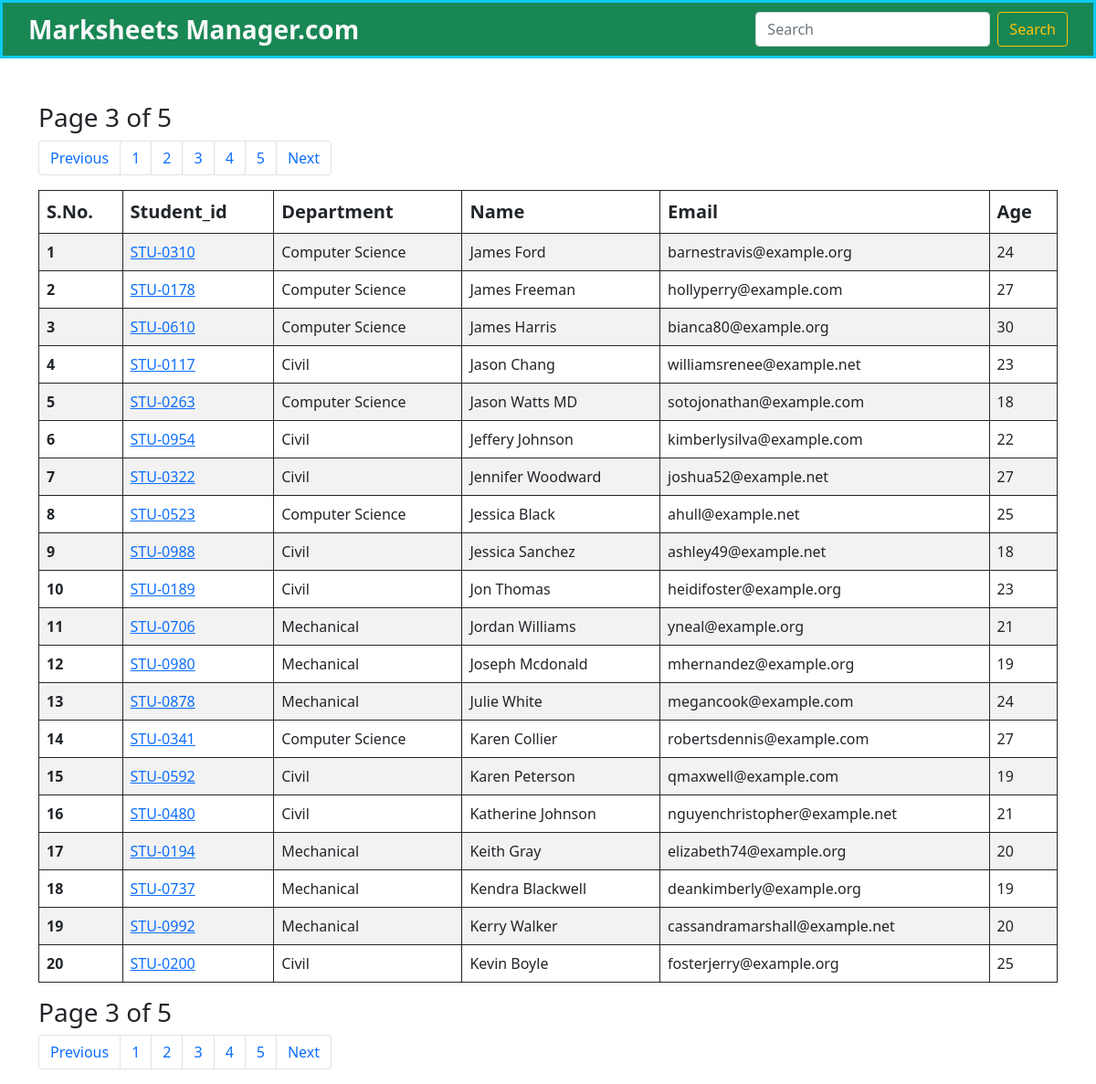
/?page=3, run on the app's committed database.
### ReportCard/models.py (models this page shows, shortened)
class Student(models.Model):
    department = models.ForeignKey(Department,related_name='depart',on_delete=models.CASCADE)
    student_id = models.OneToOneField(StudentId,related_name='studentid',on_delete=models.CASCADE)
    student_name = models.CharField(max_length=100)
    student_email = models.EmailField(unique=True)
    student_age = models.IntegerField(default=18)
    student_address = models.TextField()
    class Meta:
        ordering=['student_name']
        verbose_name = "student"

class StudentId(models.Model):
    student_id = models.CharField(max_length=100)
    def __str__(self):
        return self.student_id

class Department(models.Model):
    department = models.CharField(max_length=100)
    def __str__(self):
        return self.department
    class Meta:
        ordering=['department']

### ReportCard/views.py (the view, shortened to what this page needs)
# urls.py: path('',views.index,name='index'),
def index(request):
    queryset = Student.objects.all()
    if request.method == "GET":
        search = request.GET.get('search')
    paginator = Paginator(queryset, 20)
    page_number = request.GET.get('page')
    final_Data = paginator.get_page(page_number)
    total_page = final_Data.paginator.num_pages
    data={
        'info':final_Data,
        'lastpage':total_page,
        'pagelist':[n+1 for n in range(total_page)]
}
    return render(request,'index.html',data)

### templates/index.html (shortened to what this page needs)
<!DOCTYPE html>
<html lang="en">
  <head>
    <link href="https://cdn.jsdelivr.net/npm/bootstrap@5.0.2/dist/css/bootstrap.min.css" rel="stylesheet" />
  </head>
  <body>
    <nav class="navbar bg-body-tertiary bg-success border border-3 border-info">
      <div class="container-fluid mx-3">
        <b><a class="navbar-brand fs-3 text-light">Marksheets Manager.com</a></b>
        <form class="d-flex" role="search" method="get">
          <input class="form-control me-2" type="search" name="search" placeholder="Search" aria-label="Search" />
          <button class="btn btn-outline-warning" type="submit">Search</button>
        </form>
      </div>
    </nav>
    <div class="container mt-5">
      <h3>Page {{ info.number }} of {{ lastpage }}</h3>
      <nav aria-label="Page navigation example">
        <ul class="pagination">
          {% if info.has_previous %}
            <li class="page-item">
              <a class="page-link" href="/?page={{ info.previous_page_number }}">Previous</a>
            </li>
          {% endif %}
          {% for n in pagelist %}
            <li class="page-item"><a class="page-link" href="/?page={{ n }}">{{ n }}</a></li>
          {% endfor %}
          {% if info.has_next %}
            <li class="page-item">
              <a class="page-link" href="/?page={{ info.next_page_number }}">Next</a>
            </li>
          {% endif %}
        </ul>
      </nav>
      <table class="table table-striped table-hover table-bordered border-dark">
        <thead>
          <tr>
            <th scope="col" class="fs-5">S.No.</th>
            <th scope="col" class="fs-5">Student_id</th>
            <th scope="col" class="fs-5">Department</th>
            <th scope="col" class="fs-5">Name</th>
            <th scope="col" class="fs-5">Email</th>
            <th scope="col" class="fs-5">Age</th>
          </tr>
        </thead>
        <tbody>
          {% for data in info %}
            <tr>
              <th scope="row">{{ forloop.counter }}</th>
              <td><a href="marks/{{ data.student_id }}">{{ data.student_id }}</a></td>
              <td>{{ data.department }}</td>
              <td>{{ data.student_name }}</td>
              <td>{{ data.student_email }}</td>
              <td>{{ data.student_age }}</td>
            </tr>
          {% endfor %}
        </tbody>
      </table>
      <h3>Page {{ info.number }} of {{ lastpage }}</h3>
      <nav aria-label="Page navigation example">
        <ul class="pagination">
          {% if info.has_previous %}
            <li class="page-item">
              <a class="page-link" href="/?page={{ info.previous_page_number }}">Previous</a>
            </li>
          {% endif %}
          {% for n in pagelist %}
            <li class="page-item">
              <a class="page-link" href="/?page={{ n }}">{{ n }}</a>
            </li>
          {% endfor %}
          {% if info.has_next %}
            <li class="page-item">
              <a class="page-link" href="/?page={{ info.next_page_number }}">Next</a>
            </li>
          {% endif %}
        </ul>
      </nav>
    </div>
  </body>
</html>

### data on the page
Student: student_id "STU-0310", department "Computer Science", student_name "James Ford", student_email "barnestravis@example.org", student_age "24"
Student: student_id "STU-0178", department "Computer Science", student_name "James Freeman", student_email "hollyperry@example.com", student_age "27"
Student: student_id "STU-0610", department "Computer Science", student_name "James Harris", student_email "bianca80@example.org", student_age "30"
Student: student_id "STU-0117", department "Civil", student_name "Jason Chang", student_email "williamsrenee@example.net", student_age "23"
Student: student_id "STU-0263", department "Computer Science", student_name "Jason Watts MD", student_email "sotojonathan@example.com", student_age "18"
Student: student_id "STU-0954", department "Civil", student_name "Jeffery Johnson", student_email "kimberlysilva@example.com", student_age "22"
Student: student_id "STU-0322", department "Civil", student_name "Jennifer Woodward", student_email "joshua52@example.net", student_age "27"
Student: student_id "STU-0523", department "Computer Science", student_name "Jessica Black", student_email "ahull@example.net", student_age "25"
Student: student_id "STU-0988", department "Civil", student_name "Jessica Sanchez", student_email "ashley49@example.net", student_age "18"
Student: student_id "STU-0189", department "Civil", student_name "Jon Thomas", student_email "heidifoster@example.org", student_age "23"
Student: student_id "STU-0706", department "Mechanical", student_name "Jordan Williams", student_email "yneal@example.org", student_age "21"
Student: student_id "STU-0980", department "Mechanical", student_name "Joseph Mcdonald", student_email "mhernandez@example.org", student_age "19"
Student: student_id "STU-0878", department "Mechanical", student_name "Julie White", student_email "megancook@example.com", student_age "24"
Student: student_id "STU-0341", department "Computer Science", student_name "Karen Collier", student_email "robertsdennis@example.com", student_age "27"
Student: student_id "STU-0592", department "Civil", student_name "Karen Peterson", student_email "qmaxwell@example.com", student_age "19"
Student: student_id "STU-0480", department "Civil", student_name "Katherine Johnson", student_email "nguyenchristopher@example.net", student_age "21"
Student: student_id "STU-0194", department "Mechanical", student_name "Keith Gray", student_email "elizabeth74@example.org", student_age "20"
Student: student_id "STU-0737", department "Mechanical", student_name "Kendra Blackwell", student_email "deankimberly@example.org", student_age "19"
Student: student_id "STU-0992", department "Mechanical", student_name "Kerry Walker", student_email "cassandramarshall@example.net", student_age "20"
Student: student_id "STU-0200", department "Civil", student_name "Kevin Boyle", student_email "fosterjerry@example.org", student_age "25"

### other printed values
{{ info.number }} "3"
{{ lastpage }} "5"
{{ n }} "1" "2" "3" "4" "5"
